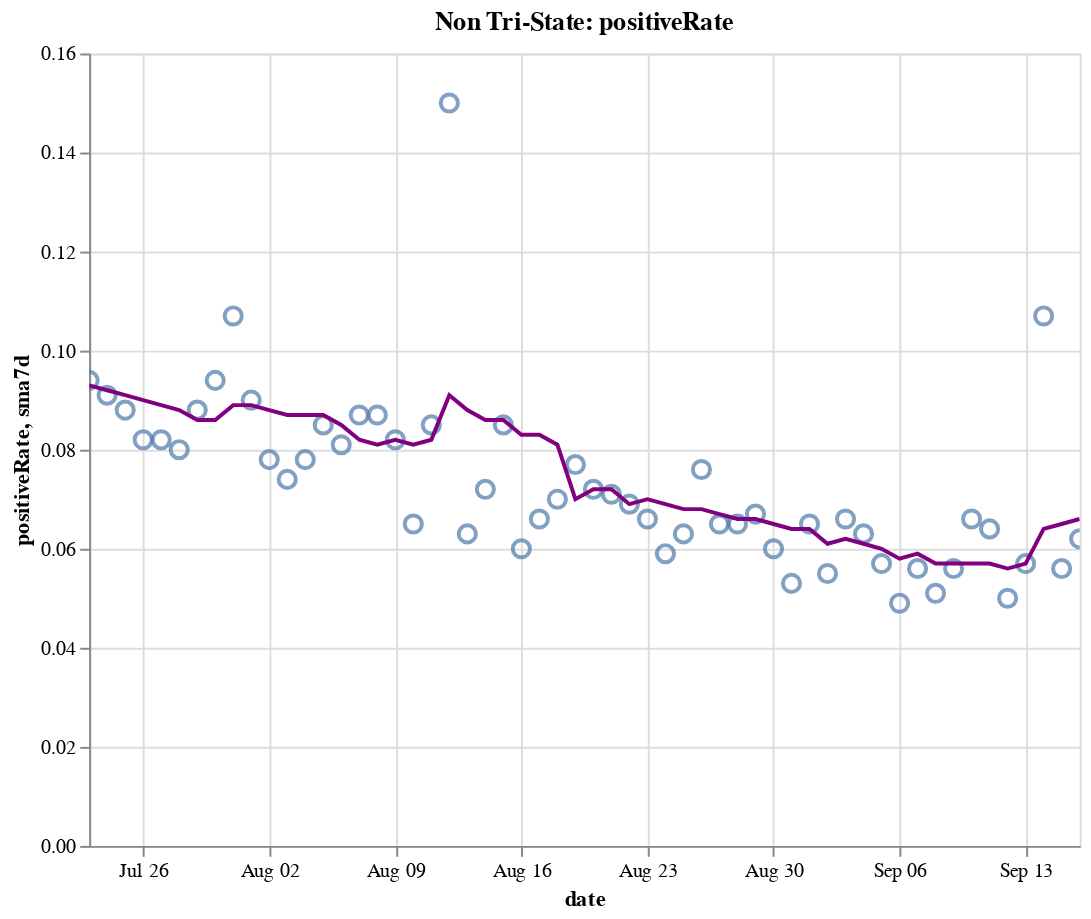

Source (notebook cell):
### Code cell
create_plot(non_tristate, 'positiveRate')

### Figure 1 — Vega-Lite specification as saved in the notebook (floating-point values rounded to 4 significant figures)
{"config": {"view": {"continuousWidth": 400, "continuousHeight": 300}}, "layer": [{"layer": [{"mark": {"type": "point", "size": 75}, "encoding": {"tooltip": [{"type": "temporal", "field": "date"}, {"type": "quantitative", "field": "positiveRate"}, {"type": "quantitative", "field": "sma7d"}], "x": {"type": "temporal", "field": "date"}, "y": {"type": "quantitative", "field": "positiveRate"}}, "selection": {"selector016": {"type": "interval", "bind": "scales", "encodings": ["x", "y"]}}}, {"mark": {"type": "line", "color": "purple"}, "encoding": {"x": {"type": "temporal", "field": "date"}, "y": {"type": "quantitative", "field": "sma7d"}}}]}, {"mark": {"type": "rule", "color": "#aaa"}, "encoding": {"x": {"type": "temporal", "field": "date"}}, "transform": [{"filter": {"selection": "selector015"}}]}, {"mark": "circle", "encoding": {"opacity": {"condition": {"value": 1, "selection": "selector015"}, "value": 0}, "tooltip": [{"type": "temporal", "field": "date"}, {"type": "quantitative", "field": "positiveRate"}, {"type": "quantitative", "field": "sma7d"}], "x": {"type": "temporal", "field": "date"}, "y": {"type": "quantitative", "field": "positiveRate"}}, "selection": {"selector015": {"type": "single", "encodings": ["x"], "on": "mouseover", "nearest": true, "empty": "none"}}}, {"mark": {"type": "text", "align": "left", "dx": 5, "dy": -5, "stroke": "white", "strokeWidth": 2}, "encoding": {"text": {"type": "quantitative", "field": "positiveRate"}, "tooltip": [{"type": "temporal", "field": "date"}, {"type": "quantitative", "field": "positiveRate"}, {"type": "quantitative", "field": "sma7d"}], "x": {"type": "temporal", "field": "date"}, "y": {"type": "quantitative", "field": "positiveRate"}}, "transform": [{"filter": {"selection": "selector015"}}]}, {"mark": {"type": "text", "align": "left", "dx": 5, "dy": -5}, "encoding": {"text": {"type": "quantitative", "field": "positiveRate"}, "tooltip": [{"type": "temporal", "field": "date"}, {"type": "quantitative", "field": "positiveRate"}, {"type": "quantitative", "field": "sma7d"}], "x": {"type": "temporal", "field": "date"}, "y": {"type": "quantitative", "field": "positiveRate"}}, "transform": [{"filter": {"selection": "selector015"}}]}], "data": {"name": "data-e92c9cacc16b5f560c2df0da5ba74610"}, "height": 400, "title": "Non Tri-State: positiveRate", "width": 500, "$schema": "https://vega.github.io/schema/vega-lite/v4.8.1.json", "datasets": {"data-e92c9cacc16b5f560c2df0da5ba74610": [{"date": "2020-07-23T00:00:00", "totalTestResultsIncrease": 750700.0, "positiveIncrease": 70490.0, "death": 91270.0, "deathIncrease": 1015.0, "positiveRate": 0.094, "state": "Non Tri-State", "sma7d": 0.093}, {"date": "2020-07-24T00:00:00", "totalTestResultsIncrease": 810400.0, "positiveIncrease": 73480.0, "death": 92400.0, "deathIncrease": 1129.0, "positiveRate": 0.091, "state": "Non Tri-State", "sma7d": 0.092}, {"date": "2020-07-25T00:00:00", "totalTestResultsIncrease": 721500.0, "positiveIncrease": 63480.0, "death": 93400.0, "deathIncrease": 999.0, "positiveRate": 0.088, "state": "Non Tri-State", "sma7d": 0.091}, {"date": "2020-07-26T00:00:00", "totalTestResultsIncrease": 732100.0, "positiveIncrease": 59960.0, "death": 93940.0, "deathIncrease": 544.0, "positiveRate": 0.082, "state": "Non Tri-State", "sma7d": 0.09}, {"date": "2020-07-27T00:00:00", "totalTestResultsIncrease": 656900.0, "positiveIncrease": 54070.0, "death": 94970.0, "deathIncrease": 1026.0, "positiveRate": 0.082, "state": "Non Tri-State", "sma7d": 0.089}, {"date": "2020-07-28T00:00:00", "totalTestResultsIncrease": 690500.0, "positiveIncrease": 55340.0, "death": 96060.0, "deathIncrease": 1086.0, "positiveRate": 0.08, "state": "Non Tri-State", "sma7d": 0.088}, {"date": "2020-07-29T00:00:00", "totalTestResultsIncrease": 739300.0, "positiveIncrease": 65310.0, "death": 97520.0, "deathIncrease": 1466.0, "positiveRate": 0.088, "state": "Non Tri-State", "sma7d": 0.086}, {"date": "2020-07-30T00:00:00", "totalTestResultsIncrease": 725000.0, "positiveIncrease": 68310.0, "death": 98750.0, "deathIncrease": 1229.0, "positiveRate": 0.094, "state": "Non Tri-State", "sma7d": 0.086}, {"date": "2020-07-31T00:00:00", "totalTestResultsIncrease": 616200.0, "positiveIncrease": 66150.0, "death": 100000.0, "deathIncrease": 1295.0, "positiveRate": 0.107, "state": "Non Tri-State", "sma7d": 0.089}, {"date": "2020-08-01T00:00:00", "totalTestResultsIncrease": 664500.0, "positiveIncrease": 59980.0, "death": 101200.0, "deathIncrease": 1164.0, "positiveRate": 0.09, "state": "Non Tri-State", "sma7d": 0.089}, {"date": "2020-08-02T00:00:00", "totalTestResultsIncrease": 590000.0, "positiveIncrease": 45960.0, "death": 101700.0, "deathIncrease": 486.0, "positiveRate": 0.078, "state": "Non Tri-State", "sma7d": 0.088}, {"date": "2020-08-03T00:00:00", "totalTestResultsIncrease": 656000.0, "positiveIncrease": 48650.0, "death": 102200.0, "deathIncrease": 502.0, "positiveRate": 0.074, "state": "Non Tri-State", "sma7d": 0.087}, {"date": "2020-08-04T00:00:00", "totalTestResultsIncrease": 650600.0, "positiveIncrease": 50720.0, "death": 103400.0, "deathIncrease": 1241.0, "positiveRate": 0.078, "state": "Non Tri-State", "sma7d": 0.087}, {"date": "2020-08-05T00:00:00", "totalTestResultsIncrease": 604900.0, "positiveIncrease": 51220.0, "death": 104800.0, "deathIncrease": 1335.0, "positiveRate": 0.085, "state": "Non Tri-State", "sma7d": 0.087}, {"date": "2020-08-06T00:00:00", "totalTestResultsIncrease": 657000.0, "positiveIncrease": 53090.0, "death": 106000.0, "deathIncrease": 1238.0, "positiveRate": 0.081, "state": "Non Tri-State", "sma7d": 0.085}, {"date": "2020-08-07T00:00:00", "totalTestResultsIncrease": 695700.0, "positiveIncrease": 60200.0, "death": 107300.0, "deathIncrease": 1313.0, "positiveRate": 0.087, "state": "Non Tri-State", "sma7d": 0.082}, {"date": "2020-08-08T00:00:00", "totalTestResultsIncrease": 607800.0, "positiveIncrease": 52640.0, "death": 108400.0, "deathIncrease": 1075.0, "positiveRate": 0.087, "state": "Non Tri-State", "sma7d": 0.081}, {"date": "2020-08-09T00:00:00", "totalTestResultsIncrease": 603800.0, "positiveIncrease": 49770.0, "death": 109000.0, "deathIncrease": 604.0, "positiveRate": 0.082, "state": "Non Tri-State", "sma7d": 0.082}, {"date": "2020-08-10T00:00:00", "totalTestResultsIncrease": 633300.0, "positiveIncrease": 41110.0, "death": 109400.0, "deathIncrease": 417.0, "positiveRate": 0.065, "state": "Non Tri-State", "sma7d": 0.081}, {"date": "2020-08-11T00:00:00", "totalTestResultsIncrease": 640100.0, "positiveIncrease": 54470.0, "death": 110700.0, "deathIncrease": 1307.0, "positiveRate": 0.085, "state": "Non Tri-State", "sma7d": 0.082}, {"date": "2020-08-12T00:00:00", "totalTestResultsIncrease": 366000.0, "positiveIncrease": 54950.0, "death": 112200.0, "deathIncrease": 1495.0, "positiveRate": 0.15, "state": "Non Tri-State", "sma7d": 0.091}, {"date": "2020-08-13T00:00:00", "totalTestResultsIncrease": 793000.0, "positiveIncrease": 50290.0, "death": 113400.0, "deathIncrease": 1145.0, "positiveRate": 0.063, "state": "Non Tri-State", "sma7d": 0.088}, {"date": "2020-08-14T00:00:00", "totalTestResultsIncrease": 754500.0, "positiveIncrease": 54220.0, "death": 114600.0, "deathIncrease": 1199.0, "positiveRate": 0.072, "state": "Non Tri-State", "sma7d": 0.086}, {"date": "2020-08-15T00:00:00", "totalTestResultsIncrease": 651500.0, "positiveIncrease": 55140.0, "death": 115800.0, "deathIncrease": 1200.0, "positiveRate": 0.085, "state": "Non Tri-State", "sma7d": 0.086}, {"date": "2020-08-16T00:00:00", "totalTestResultsIncrease": 694400.0, "positiveIncrease": 41870.0, "death": 116400.0, "deathIncrease": 611.0, "positiveRate": 0.06, "state": "Non Tri-State", "sma7d": 0.083}, {"date": "2020-08-17T00:00:00", "totalTestResultsIncrease": 556500.0, "positiveIncrease": 36790.0, "death": 116800.0, "deathIncrease": 394.0, "positiveRate": 0.066, "state": "Non Tri-State", "sma7d": 0.083}, {"date": "2020-08-18T00:00:00", "totalTestResultsIncrease": 570500.0, "positiveIncrease": 39820.0, "death": 118000.0, "deathIncrease": 1178.0, "positiveRate": 0.07, "state": "Non Tri-State", "sma7d": 0.081}, {"date": "2020-08-19T00:00:00", "totalTestResultsIncrease": 570300.0, "positiveIncrease": 43940.0, "death": 119400.0, "deathIncrease": 1402.0, "positiveRate": 0.077, "state": "Non Tri-State", "sma7d": 0.07}, {"date": "2020-08-20T00:00:00", "totalTestResultsIncrease": 599800.0, "positiveIncrease": 42940.0, "death": 120500.0, "deathIncrease": 1122.0, "positiveRate": 0.072, "state": "Non Tri-State", "sma7d": 0.072}, {"date": "2020-08-21T00:00:00", "totalTestResultsIncrease": 641500.0, "positiveIncrease": 45480.0, "death": 121600.0, "deathIncrease": 1109.0, "positiveRate": 0.071, "state": "Non Tri-State", "sma7d": 0.072}, {"date": "2020-08-22T00:00:00", "totalTestResultsIncrease": 655900.0, "positiveIncrease": 45160.0, "death": 122600.0, "deathIncrease": 1023.0, "positiveRate": 0.069, "state": "Non Tri-State", "sma7d": 0.069}, {"date": "2020-08-23T00:00:00", "totalTestResultsIncrease": 557700.0, "positiveIncrease": 36740.0, "death": 123200.0, "deathIncrease": 563.0, "positiveRate": 0.066, "state": "Non Tri-State", "sma7d": 0.07}, {"date": "2020-08-24T00:00:00", "totalTestResultsIncrease": 568900.0, "positiveIncrease": 33520.0, "death": 123500.0, "deathIncrease": 333.0, "positiveRate": 0.059, "state": "Non Tri-State", "sma7d": 0.069}, {"date": "2020-08-25T00:00:00", "totalTestResultsIncrease": 565800.0, "positiveIncrease": 35420.0, "death": 124600.0, "deathIncrease": 1138.0, "positiveRate": 0.063, "state": "Non Tri-State", "sma7d": 0.068}, {"date": "2020-08-26T00:00:00", "totalTestResultsIncrease": 564900.0, "positiveIncrease": 43020.0, "death": 125900.0, "deathIncrease": 1280.0, "positiveRate": 0.076, "state": "Non Tri-State", "sma7d": 0.068}, {"date": "2020-08-27T00:00:00", "totalTestResultsIncrease": 657900.0, "positiveIncrease": 42760.0, "death": 127000.0, "deathIncrease": 1116.0, "positiveRate": 0.065, "state": "Non Tri-State", "sma7d": 0.067}, {"date": "2020-08-28T00:00:00", "totalTestResultsIncrease": 697500.0, "positiveIncrease": 45410.0, "death": 128000.0, "deathIncrease": 1011.0, "positiveRate": 0.065, "state": "Non Tri-State", "sma7d": 0.066}, {"date": "2020-08-29T00:00:00", "totalTestResultsIncrease": 654100.0, "positiveIncrease": 43520.0, "death": 129100.0, "deathIncrease": 1005.0, "positiveRate": 0.067, "state": "Non Tri-State", "sma7d": 0.066}, {"date": "2020-08-30T00:00:00", "totalTestResultsIncrease": 637500.0, "positiveIncrease": 38510.0, "death": 129500.0, "deathIncrease": 463.0, "positiveRate": 0.06, "state": "Non Tri-State", "sma7d": 0.065}, {"date": "2020-08-31T00:00:00", "totalTestResultsIncrease": 565300.0, "positiveIncrease": 30020.0, "death": 129900.0, "deathIncrease": 357.0, "positiveRate": 0.053, "state": "Non Tri-State", "sma7d": 0.064}, {"date": "2020-09-01T00:00:00", "totalTestResultsIncrease": 630900.0, "positiveIncrease": 41220.0, "death": 130900.0, "deathIncrease": 1018.0, "positiveRate": 0.065, "state": "Non Tri-State", "sma7d": 0.064}, {"date": "2020-09-02T00:00:00", "totalTestResultsIncrease": 532700.0, "positiveIncrease": 29490.0, "death": 131900.0, "deathIncrease": 1015.0, "positiveRate": 0.055, "state": "Non Tri-State", "sma7d": 0.061}, {"date": "2020-09-03T00:00:00", "totalTestResultsIncrease": 658900.0, "positiveIncrease": 43350.0, "death": 133000.0, "deathIncrease": 1055.0, "positiveRate": 0.066, "state": "Non Tri-State", "sma7d": 0.062}, {"date": "2020-09-04T00:00:00", "totalTestResultsIncrease": 791000.0, "positiveIncrease": 50120.0, "death": 133900.0, "deathIncrease": 986.0, "positiveRate": 0.063, "state": "Non Tri-State", "sma7d": 0.061}, {"date": "2020-09-05T00:00:00", "totalTestResultsIncrease": 764200.0, "positiveIncrease": 43780.0, "death": 134900.0, "deathIncrease": 909.0, "positiveRate": 0.057, "state": "Non Tri-State", "sma7d": 0.06}, {"date": "2020-09-06T00:00:00", "totalTestResultsIncrease": 650700.0, "positiveIncrease": 32080.0, "death": 135300.0, "deathIncrease": 436.0, "positiveRate": 0.049, "state": "Non Tri-State", "sma7d": 0.058}, {"date": "2020-09-07T00:00:00", "totalTestResultsIncrease": 496900.0, "positiveIncrease": 27830.0, "death": 135500.0, "deathIncrease": 221.0, "positiveRate": 0.056, "state": "Non Tri-State", "sma7d": 0.059}, {"date": "2020-09-08T00:00:00", "totalTestResultsIncrease": 412600.0, "positiveIncrease": 20970.0, "death": 135900.0, "deathIncrease": 341.0, "positiveRate": 0.051, "state": "Non Tri-State", "sma7d": 0.057}, {"date": "2020-09-09T00:00:00", "totalTestResultsIncrease": 535400.0, "positiveIncrease": 30000.0, "death": 136900.0, "deathIncrease": 1073.0, "positiveRate": 0.056, "state": "Non Tri-State", "sma7d": 0.057}, {"date": "2020-09-10T00:00:00", "totalTestResultsIncrease": 547400.0, "positiveIncrease": 36180.0, "death": 138100.0, "deathIncrease": 1154.0, "positiveRate": 0.066, "state": "Non Tri-State", "sma7d": 0.057}, {"date": "2020-09-11T00:00:00", "totalTestResultsIncrease": 676400.0, "positiveIncrease": 43340.0, "death": 139100.0, "deathIncrease": 1002.0, "positiveRate": 0.064, "state": "Non Tri-State", "sma7d": 0.057}, {"date": "2020-09-12T00:00:00", "totalTestResultsIncrease": 812400.0, "positiveIncrease": 40790.0, "death": 139900.0, "deathIncrease": 804.0, "positiveRate": 0.05, "state": "Non Tri-State", "sma7d": 0.056}, {"date": "2020-09-13T00:00:00", "totalTestResultsIncrease": 588800.0, "positiveIncrease": 33430.0, "death": 140300.0, "deathIncrease": 379.0, "positiveRate": 0.057, "state": "Non Tri-State", "sma7d": 0.057}, {"date": "2020-09-14T00:00:00", "totalTestResultsIncrease": 301500.0, "positiveIncrease": 32380.0, "death": 140700.0, "deathIncrease": 391.0, "positiveRate": 0.107, "state": "Non Tri-State", "sma7d": 0.064}, {"date": "2020-09-15T00:00:00", "totalTestResultsIncrease": 614100.0, "positiveIncrease": 34110.0, "death": 141700.0, "deathIncrease": 1011.0, "positiveRate": 0.056, "state": "Non Tri-State", "sma7d": 0.065}, {"date": "2020-09-16T00:00:00", "totalTestResultsIncrease": 621600.0, "positiveIncrease": 38850.0, "death": 142900.0, "deathIncrease": 1184.0, "positiveRate": 0.062, "state": "Non Tri-State", "sma7d": 0.066}]}}
